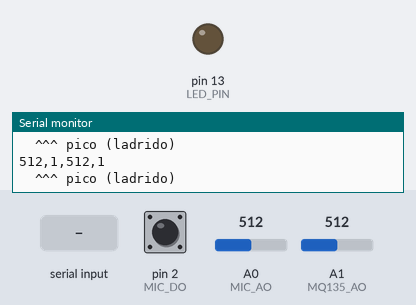
Recording of a sketch running on a simulated Arduino Uno, built with avr-gcc and run on an emulated ATmega328P. Parts: output pins drawn as LEDs (lit = HIGH), the last lines printed to the serial monitor. The test bench sets the inputs (shaded band); at power-on: pin 2 (MIC_DO) HIGH, A0 (MIC_AO) = 512, A1 (MQ135_AO) = 512. The audio player accepts every command and is not drawn.

Above: at 3.2 s.
3.3 s: "b" received over Serial
At 3.8 s:
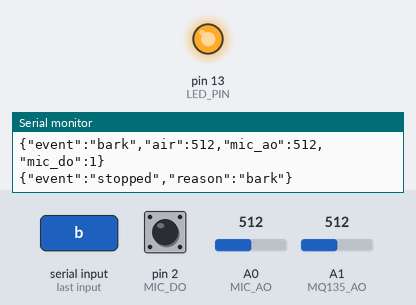
5.4 s: "+" received over Serial
7.0 s: "a" received over Serial
Timing chart, 0 to 10.0 s (numbered marks = the images above; inputs shaded):
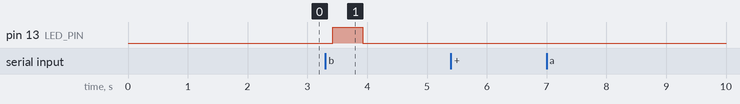

The sketch:

sensor_usb.ino
```cpp
/*
 * sensor_usb.ino — Prueba UNO #2 solo por USB (sin ESP32, sin carrito)
 *
 * Mismos pines que examples/senores_example.ino y sensor_board.ino:
 *   Mic DO  → D2    Mic AO  → A0    MQ135 → A1
 *   MP3     → D8 RX, D9 TX (1 kΩ en TX hacia MP3 RX)
 *   LED     → D13
 *
 * Monitor Serial 115200 baud.
 *
 * Salida CSV cada 200 ms: mic_ao,mic_do,mq135,trigger
 *
 * Teclas:
 *   a = reproducir 0001.mp3
 *   b = simular evento ladrido (mensaje en serial)
 *   t = mostrar ayuda
 *   + / - = subir/bajar umbral mic AO
 *
 * Librería: DFRobotDFPlayerMini
 */

#include <SoftwareSerial.h>
#include <DFRobotDFPlayerMini.h>

const int MIC_DO   = 2;
const int MIC_AO   = A0;
const int MQ135_AO = A1;
const int LED_PIN  = 13;

SoftwareSerial mp3Serial(8, 9);
DFRobotDFPlayerMini mp3Player;

int umbralPico = 350;
const int MIC_DO_MIN_AO = 30;
const int INTERVALO_MS = 200;

bool mp3Ready = false;

void banner() {
  Serial.println();
  Serial.println(F("=== BENCH: sensor_usb (UNO #2) ==="));
  Serial.println(F("Pines: Mic D2/A0  MQ135 A1  MP3 D8/D9"));
  Serial.println(F("CSV: mic_ao,mic_do,mq135,trigger"));
  Serial.print(F("Umbral mic AO: "));
  Serial.println(umbralPico);
  Serial.println(F("Teclas: a=MP3  b=simular ladrido  t=ayuda  +/-=umbral"));
  Serial.println();
}

bool esPico(int micAo, int micDo) {
  if (micAo > umbralPico) return true;
  if (micAo > MIC_DO_MIN_AO && micDo == LOW) return true;
  return false;
}

void simularLadrido(int micAo, int micDo, int mq135) {
  digitalWrite(LED_PIN, HIGH);
  Serial.println(F("--- EVENTO SIMULADO (como JSON al ESP32) ---"));
  Serial.print(F("{\"event\":\"bark\",\"air\":"));
  Serial.print(mq135);
  Serial.print(F(",\"mic_ao\":"));
  Serial.print(micAo);
  Serial.print(F(",\"mic_do\":"));
  Serial.print(micDo);
  Serial.println('}');
  Serial.println(F("{\"event\":\"stopped\",\"reason\":\"bark\"}"));
  delay(500);
  digitalWrite(LED_PIN, LOW);
}

void setup() {
  Serial.begin(115200);
  pinMode(MIC_DO, INPUT);
  pinMode(LED_PIN, OUTPUT);
  digitalWrite(LED_PIN, LOW);

  mp3Serial.begin(9600);
  delay(1500);
  if (mp3Player.begin(mp3Serial)) {
    mp3Ready = true;
    Serial.println(F("[MP3] OK"));
  } else {
    Serial.println(F("[MP3] No detectado (sensores siguen funcionando)"));
  }

  banner();
}

void loop() {
  if (Serial.available()) {
    char c = Serial.read();
    if (c == 't' || c == 'T') banner();
    else if (c == '+') { umbralPico += 10; Serial.print(F("Umbral=")); Serial.println(umbralPico); }
    else if (c == '-') { umbralPico = max(0, umbralPico - 10); Serial.print(F("Umbral=")); Serial.println(umbralPico); }
    else if (c == 'a' || c == 'A') {
      if (mp3Ready) { mp3Player.volume(20); delay(150); mp3Player.play(1); Serial.println(F("Play 0001.mp3")); }
      else Serial.println(F("MP3 no disponible"));
    }
    else if (c == 'b' || c == 'B') {
      simularLadrido(analogRead(MIC_AO), digitalRead(MIC_DO), analogRead(MQ135_AO));
    }
  }

  if (mp3Ready && mp3Player.available()) {
    if (mp3Player.readType() == DFPlayerPlayFinished) {
      Serial.println(F("[MP3] Pista terminada"));
      mp3Player.read();
    }
  }

  int micAo = analogRead(MIC_AO);
  int micDo = digitalRead(MIC_DO);
  int mq135 = analogRead(MQ135_AO);
  int trigger = esPico(micAo, micDo) ? 1 : 0;

  Serial.print(micAo);
  Serial.print(',');
  Serial.print(micDo);
  Serial.print(',');
  Serial.print(mq135);
  Serial.print(',');
  Serial.println(trigger);
  if (trigger) Serial.println(F("  ^^^ pico (ladrido)"));

  delay(INTERVALO_MS);
}
```

Measured:
- after the input at 3.3 s, pin 13 (LED_PIN): LOW → HIGH after 0.12 s, → LOW 0.51 s later
